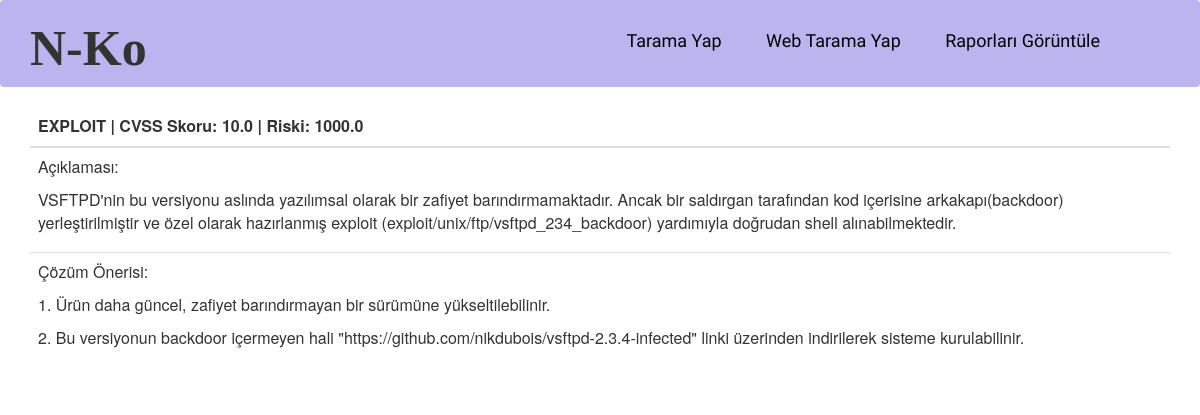
Screenshot of /cve/detail/EXPLOIT with the database file from the repository.
### scannetwork/models.py (models this page shows)
class Vulnerability(models.Model):
    vulnerability = models.CharField(max_length=200, verbose_name="vulnerability")
    description = models.TextField(verbose_name="description")
    solution = models.TextField(verbose_name="solution")
    cvss_score = models.FloatField(verbose_name="cvss_score")
    risk_score = models.FloatField(verbose_name="risk_score")
    version_id = models.ForeignKey("Version", verbose_name="version_id", on_delete=models.CASCADE)
    product_id = models.ForeignKey("Product", verbose_name="product_id", on_delete=models.CASCADE)
    service_id = models.ForeignKey("Service", verbose_name="service_id", on_delete=models.CASCADE)
    def __str__(self):
        return self.vulnerability

### scannetwork/views.py (the view)
# urls.py: path('detail/<vulnerability>', views.cve_detail, name='cve_detail'),
def cve_detail(request, vulnerability):
    cve = Vulnerability.objects.get(vulnerability=vulnerability)
    return render(request, 'templates/scannetwork/cve_detail.html', {'cve': cve})

### templates/scannetwork/cve_detail.html
{% extends 'templates/reports/base.html' %}
{% block content %}
<div class="container">
    <div class="table-responsive">
        <table class="table">
            <thead>
                <tr>
                    <th>{{ cve }} | CVSS Skoru: {{ cve.cvss_score }} | Riski: {{ cve.risk_score }}</th>
                </tr>
            </thead>
            <tbody>
                <tr>
                    <td>Açıklaması: <p><p>{{ cve.description }}</td>
                </tr>
                <tr>
                    <td>Çözüm Önerisi: <p><p>{{cve.solution|linebreaks }}</td>
                </tr>
            </tbody>
        </table>
    </div>
</div>
{% endblock %}

### rows the page displays
Vulnerability: vulnerability "EXPLOIT", cvss_score "10.0", risk_score "1000.0", description "VSFTPD'nin bu versiyonu aslında yazılımsal olarak bir zafiyet barındırmamaktadır. Ancak bir saldırgan tarafından kod içerisine arkakapı(backdoor) yerleştirilmiştir ve özel olarak hazırlanmış exploit (exploit/unix/ftp/vsftpd_234_backdoor) yardımıyla doğrudan shell alınabilmektedir.", solution "1. Ürün daha güncel, zafiyet barındırmayan bir sürümüne yükseltilebilinir. 2. Bu versiyonun backdoor içermeyen hali \"https://github.com/nikdubois/vsftpd-2.3.4-infected\" linki üzerinden indirilerek sisteme kurulabilinir."
